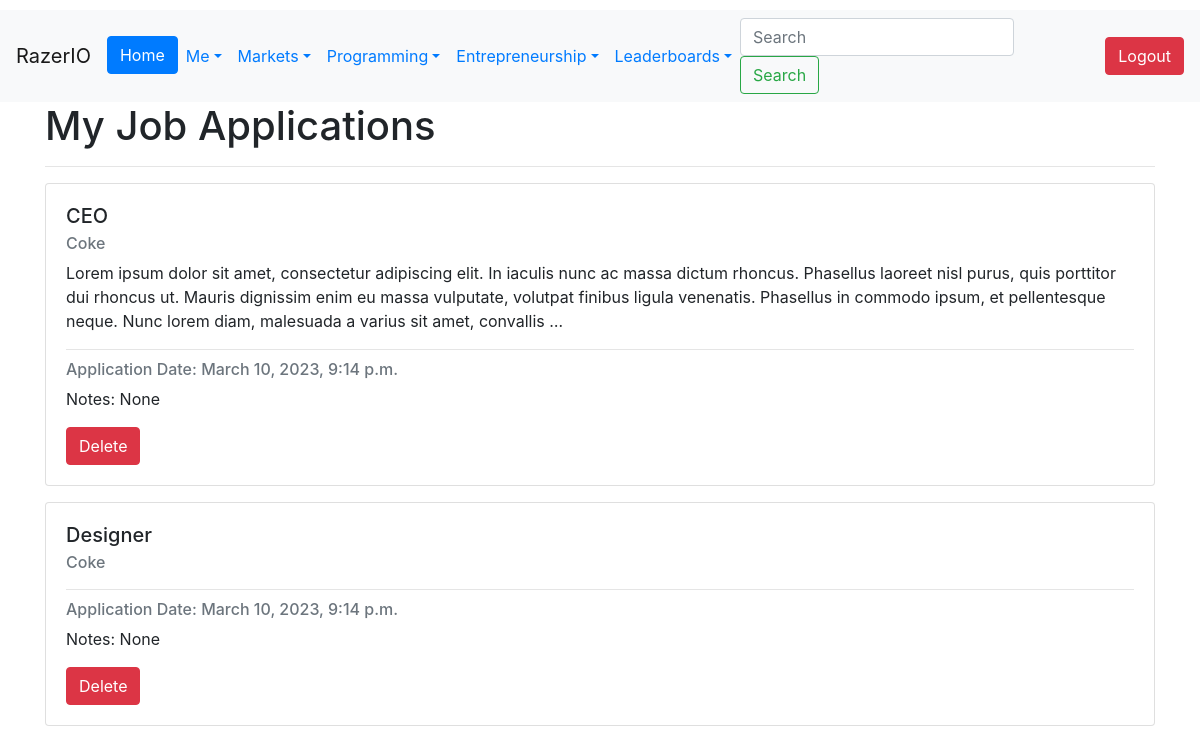
The app's page /market/jobs/myapplications/ (signed in) with its own data.
### Jobs/models.py (models this page shows, shortened)
class JobApplication(models.Model):
    applicant = models.ForeignKey(User, on_delete=models.CASCADE)
    job_listing = models.ForeignKey(JobListing, on_delete=models.CASCADE)
    date_applied = models.DateTimeField(auto_now_add=True)
    notes = models.TextField(max_length=500, null=True, blank=True)
    class Meta:
        unique_together = ('applicant', 'job_listing')

class JobListing(models.Model):
    Poster = models.ForeignKey(User, on_delete=models.CASCADE)
    Company = models.ForeignKey(Company, on_delete=models.CASCADE)
    Job_Title = models.CharField(max_length=50)
    Job_Description = models.TextField(max_length=5000, null=True, blank=True)
    Job_Requirements = models.TextField(max_length=5000, null=True, blank=True)
    salary_min = models.DecimalField(max_digits=10, decimal_places=2, null=True, blank=True)
    salary_max = models.DecimalField(max_digits=10, decimal_places=2, null=True, blank=True)
    Category = models.CharField(choices=Job_Categories, max_length=50)
    Job_Status = models.CharField(choices=Job_Status_Choices, max_length=10)
    Location = models.CharField(choices=Locations, max_length=50)
    Date_Posted = models.DateTimeField(auto_now_add=True)
    MinimumExperience = models.IntegerField(null=True, blank=True)
    ApplicationURL = models.URLField(default='https://www.mycompany.com/applyhere')
    NumberRecruiting = models.IntegerField(null=True, blank=True)
    Experience_Level = models.CharField(choices=EXPERIENCE_LEVEL_CHOICES,
                                        max_length=20, null=True, blank=True)

### Company/models.py (models this page shows)
class Company(models.Model):
    Name = models.CharField(max_length=256)
    About = models.TextField(max_length=10000, default='', blank=True, null=True)
    Industry = models.CharField(max_length=100, choices=INDUSTRY_CHOICES, blank=True, null=True)
    StockTicker = models.CharField(max_length=10, null=True, blank=True)
    Founded = models.DateField(blank=True, null=True)
    Headquarters = models.CharField(max_length=100, blank=True, null=True)
    LastEditedBy = models.ForeignKey('Users.CustomUser', null=True, blank=True, on_delete=models.SET_NULL,
                                     related_name='edited_companies')
    Website = models.URLField(blank=True)
    Email_Domain = models.ManyToManyField(EmailDomain, blank=True)
    Logo = models.ImageField(upload_to='company_logos/', blank=True, null=True)
    def __str__(self):
        return self.Name

### Jobs/views.py (the view)
# urls.py: path('jobs/myapplications/', MyJobApplications, name='job_applications'),
def MyJobApplications(request):
    user = request.user
    job_applications = JobApplication.objects.filter(applicant=user)
    context = {'job_applications':job_applications}
    return render(request, 'myjobapplications.html', context=context)

### templates/myjobapplications.html (shortened to what this page needs)
{% extends 'base.html' %}
{% load static %}
{% block content %}
<div class="container">
  <div class="row">
    <div class="col-md-12">
      <h1>My Job Applications</h1>
      <hr>
      {% if job_applications %}
        {% for job_application in job_applications %}
          <div class="card mb-3">
            <div class="card-body">
              <h5 class="card-title">{{ job_application.job_listing.Job_Title }}</h5>
              <h6 class="card-subtitle mb-2 text-muted">{{ job_application.job_listing.Company }}</h6>
              <p class="card-text">{{ job_application.job_listing.Job_Description|truncatewords:50 }}</p>
              <hr>
              <h6 class="card-subtitle mb-2 text-muted">Application Date: {{ job_application.date_applied }}</h6>
              <p class="card-text">Notes: {{ job_application.notes }}</p>
              <form action="{% url 'delete_job_application' application_id=job_application.id %}" method="POST">
                  <button class="btn btn-danger" type="submit">Delete</button>
              </form>
            </div>
          </div>
        {% endfor %}
      {% else %}
        <div class="alert alert-info" role="alert">
          You have not applied for any jobs yet.
        </div>
      {% endif %}
    </div>
  </div>
</div>
{% endblock %}

### records on screen
JobApplication: job_listing.Job_Title "CEO", job_listing.Company "Coke", job_listing.Job_Description "Lorem ipsum dolor sit amet, consectetur adipiscing elit. In iaculis nunc ac massa dictum rhoncus. Phasellus laoreet nisl purus, quis porttitor dui rhoncus ut. Mauris dignissim enim eu massa vulputate, volutpat finibus ligula venenatis. Phasellus in commodo ipsum, et pellentesque neque. Nunc lorem diam, malesuada a varius sit amet, convallis …", date_applied "March 10, 2023, 9:14 p.m.", notes "None"
JobApplication: job_listing.Job_Title "Designer", job_listing.Company "Coke", date_applied "March 10, 2023, 9:14 p.m.", notes "None"
